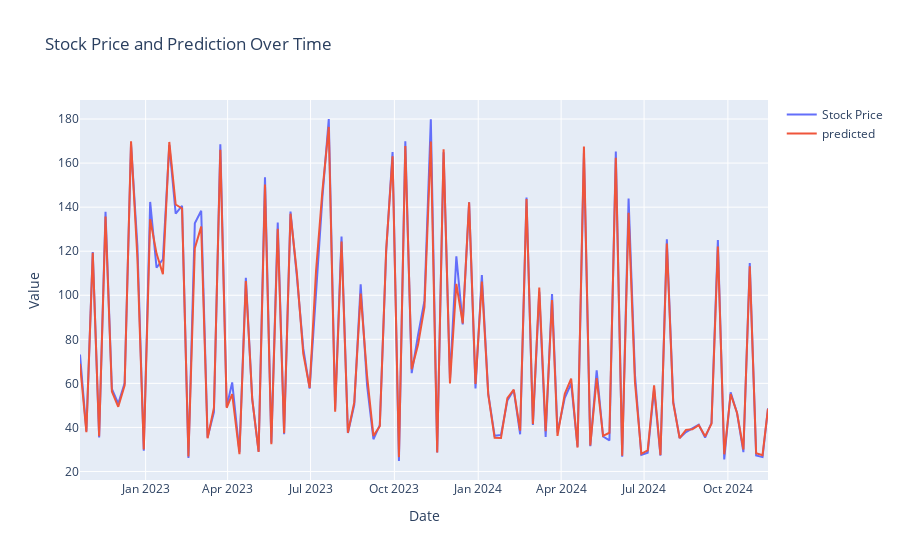

Notebook cell for this chart:
### Code cell
import plotly.express as px
import plotly.graph_objects as go

trace1 = go.Scatter(x=dates[-len(y_test_scaled):], y=y_test_scaled.reshape(1,-1)[0], mode='lines', name='Stock Price')
trace2 = go.Scatter(x=dates[-len(y_test_scaled):], y=predictions.reshape(1,-1)[0], mode='lines', name='predicted')

# Create the layout
layout = go.Layout(
    title='Stock Price and Prediction Over Time',
    xaxis=dict(title='Date'),
    yaxis=dict(title='Value')
)

# Create the figure with both traces
fig = go.Figure(data=[trace1, trace2], layout=layout)

# Show the plot
fig.show()
